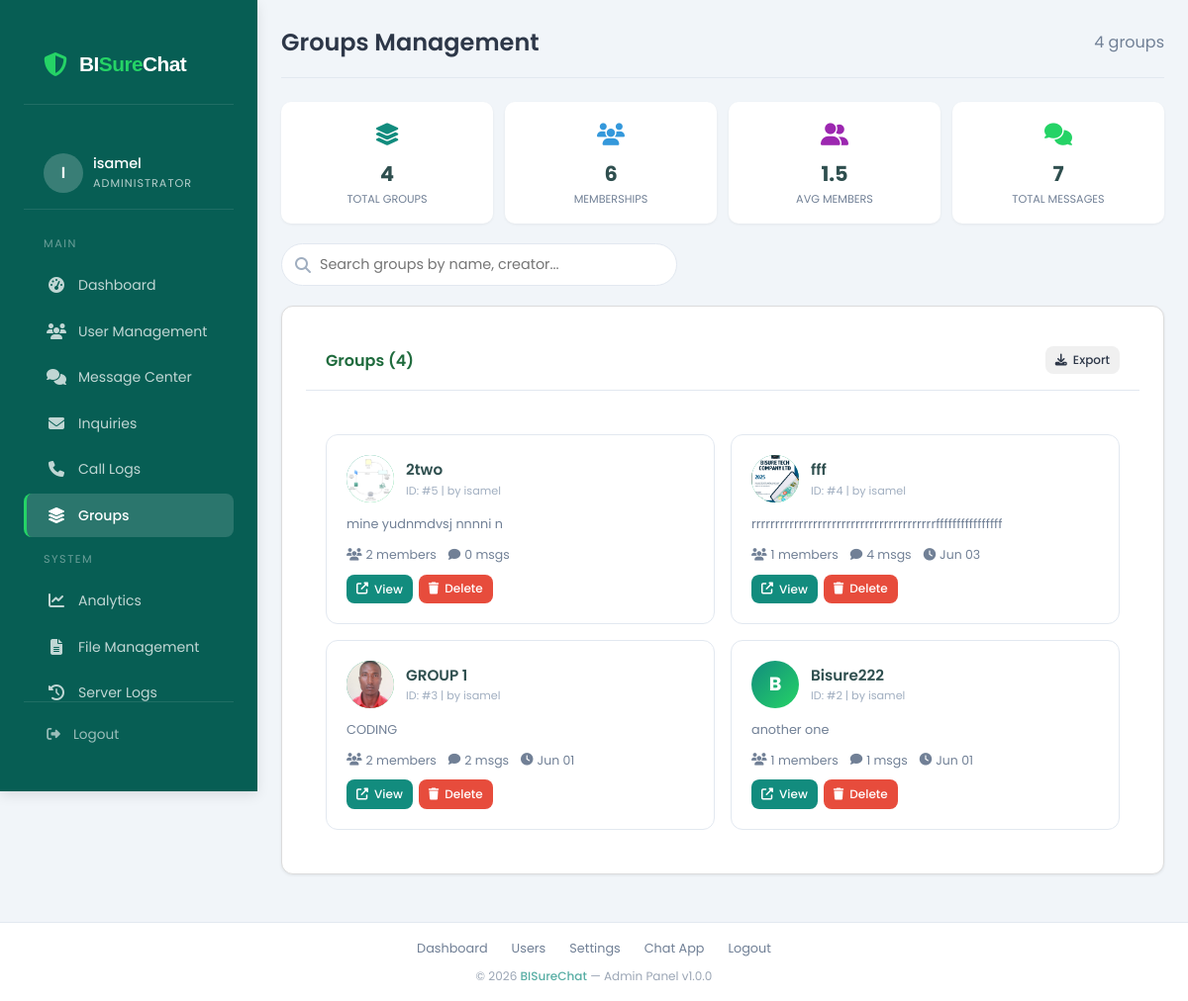
The app's page /admin/pages/groups.php (signed in) with its own data.
### tables this page shows
CREATE TABLE `groups_chat` (
  `id` bigint(20) UNSIGNED NOT NULL,
  `conversation_id` bigint(20) UNSIGNED NOT NULL,
  `group_name` varchar(150) NOT NULL,
  `group_photo` varchar(255) DEFAULT NULL,
  `description` text DEFAULT NULL,
  `created_by` bigint(20) UNSIGNED NOT NULL,
  `created_at` timestamp NOT NULL DEFAULT current_timestamp()
);

CREATE TABLE `users` (
  `id` bigint(20) UNSIGNED NOT NULL,
  `uuid` char(36) NOT NULL,
  `fullname` varchar(150) NOT NULL,
  `username` varchar(50) NOT NULL,
  `email` varchar(255) NOT NULL,
  `phone` varchar(30) DEFAULT NULL,
  `password_hash` varchar(255) NOT NULL,
  `profile_photo` varchar(255) DEFAULT NULL,
  `bio` varchar(255) DEFAULT NULL,
  `status_message` varchar(255) DEFAULT 'Available',
  `role` enum('normal','admin') NOT NULL DEFAULT 'normal',
  `auth` varchar(5) NOT NULL DEFAULT 'yes',
  `is_verified` tinyint(1) DEFAULT 0,
  `is_online` tinyint(1) DEFAULT 0,
  `last_seen` datetime DEFAULT NULL,
  `created_at` timestamp NOT NULL DEFAULT current_timestamp(),
  `updated_at` timestamp NOT NULL DEFAULT current_timestamp() ON UPDATE current_timestamp()
);

### admin/pages/groups.php (the view, shortened to what this page needs)
<?php
require_once __DIR__ . '/../../config/db.php';
$page = isset($_GET['page']) ? max(1, intval($_GET['page'])) : 1;
$perPage = 12;
$offset = ($page - 1) * $perPage;
$search = isset($_GET['search']) ? trim($_GET['search']) : '';
$whereSQL = "1=1";
$params = [];
$types = "";
$countQuery = "
    SELECT COUNT(DISTINCT g.id) as total
    FROM groups_chat g
    LEFT JOIN users u ON g.created_by = u.id
    LEFT JOIN group_members gm ON g.id = gm.group_id
    WHERE $whereSQL
";
$countStmt = $conn->prepare($countQuery);
$countStmt->execute();
$totalRows = $countStmt->get_result()->fetch_assoc()['total'];
$query = "
    SELECT
        g.id, g.group_name, g.group_photo, g.description, g.created_at,
        g.conversation_id,
        u.fullname as creator_name, u.username as creator_username,
        COUNT(DISTINCT gm.user_id) as member_count,
        COUNT(DISTINCT m.id) as message_count,
        MAX(m.created_at) as last_activity
    FROM groups_chat g
    LEFT JOIN users u ON g.created_by = u.id
    LEFT JOIN group_members gm ON g.id = gm.group_id
    LEFT JOIN messages m ON g.conversation_id = m.conversation_id AND m.is_deleted = 0
    WHERE $whereSQL
    GROUP BY g.id
    ORDER BY g.created_at DESC
    LIMIT ? OFFSET ?
";
$params[] = $perPage;
$params[] = $offset;
$types .= "ii";
$stmt = $conn->prepare($query);
$stmt->bind_param($types, ...$params);
$stmt->execute();
$result = $stmt->get_result();
$statsQuery = "
    SELECT
        COUNT(*) as total_groups,
        SUM(member_count) as total_memberships,
        AVG(member_count) as avg_members,
        SUM(message_count) as total_messages
    FROM (
        SELECT g.id, COUNT(DISTINCT gm.user_id) as member_count, COUNT(DISTINCT m.id) as message_count
        FROM groups_chat g
        LEFT JOIN group_members gm ON g.id = gm.group_id
        LEFT JOIN messages m ON g.conversation_id = m.conversation_id AND m.is_deleted = 0
        GROUP BY g.id
    ) stats
";
$statsResult = $conn->query($statsQuery);
$stats = $statsResult->fetch_assoc();
?>
<!DOCTYPE html>
<html lang="en">
<head>
    <link rel="stylesheet" href="https://cdnjs.cloudflare.com/ajax/libs/font-awesome/6.4.0/css/all.min.css">
    <link rel="stylesheet" href="../css/main.css">
</head>
<body>
    <?php include __DIR__ . '/../includes/sidebar.php'; ?>
    <div class="main-content">
        <div class="page-header">
            <h1 class="page-title">Groups Management</h1>
            <span style="color:#718096;"><?= $totalRows ?> groups</span>
        </div>
        <div class="stats-mini">
            <div class="stat-mini"><div class="si"><i class="fas fa-layer-group" style="color:#128C7E;"></i></div><div class="sn"><?= number_format($stats['total_groups'] ?? 0) ?></div><div class="sl">Total Groups</div></div>
            <div class="stat-mini"><div class="si"><i class="fas fa-users" style="color:#3498DB;"></i></div><div class="sn"><?= number_format($stats['total_memberships'] ?? 0) ?></div><div class="sl">Memberships</div></div>
            <div class="stat-mini"><div class="si"><i class="fas fa-user-friends" style="color:#9C27B0;"></i></div><div class="sn"><?= number_format($stats['avg_members'] ?? 0, 1) ?></div><div class="sl">Avg Members</div></div>
            <div class="stat-mini"><div class="si"><i class="fas fa-comments" style="color:#25D366;"></i></div><div class="sn"><?= number_format($stats['total_messages'] ?? 0) ?></div><div class="sl">Total Messages</div></div>
        </div>
        <div class="search-bar">
            <form method="GET">
                <div class="search-box">
                    <i class="fas fa-search"></i>
                    <input type="text" name="search" placeholder="Search groups by name, creator..." value="<?= htmlspecialchars($search) ?>">
                </div>
            </form>
        </div>
        <div class="card">
            <div class="card-header">
                <h2 class="card-title">Groups (<?= $result->num_rows ?>)</h2>
                <button class="btn btn-secondary btn-sm" onclick="exportTable()"><i class="fas fa-download"></i> Export</button>
            </div>
            <?php if ($result->num_rows > 0): ?>
                <div class="groups-grid">
                    <?php while ($group = $result->fetch_assoc()):
                        $creatorName = $group['creator_name'] ?? $group['creator_username'] ?? 'Unknown';
                    ?>
                        <div class="group-card">
                            <div class="group-card-header">
                                <div class="group-avatar">
                                    <?php if (!empty($group['group_photo'])): ?>
                                        <img src="<?= htmlspecialchars('../../uploads/images/' . $group['group_photo']) ?>" alt="Group">
                                    <?php else: ?>
                                        <?= strtoupper(substr($group['group_name'], 0, 1)) ?>
                                    <?php endif; ?>
                                </div>
                                <div class="group-info">
                                    <div class="group-name"><?= htmlspecialchars($group['group_name']) ?></div>
                                    <div class="group-id">ID: #<?= $group['id'] ?> | by <?= htmlspecialchars($creatorName) ?></div>
                                </div>
                            </div>
                            <?php if (!empty($group['description'])): ?>
                                <div class="group-desc"><?= htmlspecialchars($group['description']) ?></div>
                            <?php endif; ?>
                            <div class="group-stats">
                                <span><i class="fas fa-users"></i> <?= $group['member_count'] ?> members</span>
                                <span><i class="fas fa-comment"></i> <?= $group['message_count'] ?> msgs</span>
                                <?php if ($group['last_activity']): ?>
                                    <span><i class="fas fa-clock"></i> <?= date('M d', strtotime($group['last_activity'])) ?></span>
                                <?php endif; ?>
                            </div>
                            <div class="group-actions">
                                <a href="../../groups/group_chat?group_id=<?= $group['id'] ?>" class="btn btn-primary btn-sm"><i class="fas fa-external-link-alt"></i> View</a>
                                <button class="btn btn-danger btn-sm" onclick="openDeleteModal(<?= $group['id'] ?>, '<?= addslashes($group['group_name']) ?>')"><i class="fas fa-trash"></i> Delete</button>
                            </div>
                        </div>
                    <?php endwhile; ?>
                </div>
            <?php endif; ?>
        </div>
    </div>
    <?php include __DIR__ . '/../includes/footer.php'; ?>
</body>
</html>

### admin/includes/sidebar.php (shortened to what this page needs)
<?php
$current_page = basename($_SERVER['PHP_SELF'], '.php');
$admin_name = $_SESSION['fullname'] ?? $_SESSION['username'] ?? 'Admin';
$admin_avatar = strtoupper(substr($admin_name, 0, 1));
?>
<link rel="stylesheet" href="https://cdnjs.cloudflare.com/ajax/libs/font-awesome/6.4.0/css/all.min.css">
<aside class="sidebar" id="sidebar">
    <div class="sidebar-header">
        <i class="fas fa-shield-alt"></i>
        <div class="sidebar-logo">BI<span>Sure</span>Chat</div>
    </div>
    <div class="sidebar-user">
        <div class="sidebar-user-avatar"><?= $admin_avatar ?></div>
        <div class="sidebar-user-info">
            <div class="sidebar-user-name"><?= htmlspecialchars($admin_name) ?></div>
            <div class="sidebar-user-role">Administrator</div>
        </div>
    </div>
    <ul class="sidebar-nav">
        <li class="nav-section">Main</li>
        <li>
            <a href="dashboard" class="<?= $current_page == 'dashboard' || $current_page == 'index' ? 'active' : '' ?>">
                <i class="fas fa-tachometer-alt"></i> Dashboard
            </a>
        </li>
        <li>
            <a href="users" class="<?= $current_page == 'users' ? 'active' : '' ?>">
                <i class="fas fa-users"></i> User Management
            </a>
        </li>
        <li>
            <a href="messages" class="<?= $current_page == 'messages' ? 'active' : '' ?>">
                <i class="fas fa-comments"></i> Message Center
            </a>
        </li>
        <li>
            <a href="answer_inquiries" class="<?= $current_page == 'answer_inquiries' ? 'active' : '' ?>">
                <i class="fas fa-envelope"></i> Inquiries
            </a>
        </li>
        <li>
            <a href="calls" class="<?= $current_page == 'calls' ? 'active' : '' ?>">
                <i class="fas fa-phone"></i> Call Logs
            </a>
        </li>
        <li>
            <a href="groups" class="<?= $current_page == 'groups' ? 'active' : '' ?>">
                <i class="fas fa-layer-group"></i> Groups
            </a>
        </li>
        <li class="nav-section">System</li>
        <li>
            <a href="analytics" class="<?= $current_page == 'analytics' ? 'active' : '' ?>">
                <i class="fas fa-chart-line"></i> Analytics
            </a>
        </li>
        <li>
            <a href="files" class="<?= $current_page == 'files' ? 'active' : '' ?>">
                <i class="fas fa-file-alt"></i> File Management
            </a>
        </li>
        <li>
            <a href="server_logs" class="<?= $current_page == 'server_logs' ? 'active' : '' ?>">
                <i class="fas fa-history"></i> Server Logs
            </a>
        </li>
    </ul>
    <div class="sidebar-footer">
        <a href="../../auth/logout">
            <i class="fas fa-sign-out-alt"></i> Logout
        </a>
    </div>
</aside>

### admin/includes/footer.php (shortened to what this page needs)
<footer class="admin-footer">
    <div class="footer-links">
        <a href="dashboard">Dashboard</a>
        <a href="users">Users</a>
        <a href="settings">Settings</a>
        <a href="../../chat/chats">Chat App</a>
        <a href="../../auth/logout">Logout</a>
    </div>
    <div class="footer-copyright">
        &copy; <?= date('Y') ?> <span>BISureChat</span> — Admin Panel v1.0.0
    </div>
</footer>
</body>
</html>

### admin/css/main.css (style rules this page uses)
:root { --primary: #2E8B57; --primary-dark: #1F6B3D; --primary-light: #3CB371; --secondary: #4682B4; --secondary-dark: #36648B; --secondary-light: #5F9EA0; --accent: #9370DB; --success: #4ADE80; --danger: #FF4500; --warning: #FFA500; --info: #00BFFF; --light: #F5F5F5; --dark: #1E293B; --text-light: #FFFFFF; --text-dark: #2F4F4F; --text-muted: #708090; --border: #DCDCDC; --shadow-sm: 0 1px 3px rgba(0, 0, 0, 0.08); --shadow-md: 0 4px 12px rgba(0, 0, 0, 0.1); --shadow-lg: 0 8px 24px rgba(0, 0, 0, 0.12); --transition: all 0.3s cubic-bezier(0.4, 0, 0.2, 1); --radius-sm: 8px; --radius-md: 12px; --radius-lg: 16px; --radius-full: 9999px; }
* { margin: 0; padding: 0; box-sizing: border-box; }
body { font-family: 'Poppins', -apple-system, BlinkMacSystemFont, sans-serif; background-color: #f1f5f9; color: var(--text-dark); line-height: 1.6; }
.sidebar { background: linear-gradient(135deg, var(--primary-dark) 0%, var(--primary) 100%); color: var(--text-light); padding: 1.5rem; position: sticky; top: 0; height: 100vh; box-shadow: var(--shadow-md); z-index: 10; }
.sidebar-header { display: flex; align-items: center; gap: 0.75rem; margin-bottom: 2rem; padding-bottom: 1rem; border-bottom: 1px solid rgba(255, 255, 255, 0.1); }
.sidebar-logo { font-family: 'Montserrat', sans-serif; font-size: 1.25rem; font-weight: 700; }
.sidebar-logo span { color: var(--secondary-light); }
.sidebar-nav { list-style: none; }
.sidebar-nav li { margin-bottom: 0.5rem; }
.sidebar-nav a { display: flex; align-items: center; gap: 0.75rem; padding: 0.75rem 1rem; color: rgba(255, 255, 255, 0.8); text-decoration: none; border-radius: var(--radius-sm); transition: var(--transition); }
.sidebar-nav a:hover, .sidebar-nav a.active { background: rgba(255, 255, 255, 0.1); color: var(--text-light); }
.sidebar-nav i { width: 20px; text-align: center; }
.main-content { padding: 2rem; overflow-x: hidden; }
.card { background-color: var(--light); border-radius: var(--radius-md); box-shadow: var(--shadow-sm); padding: 1.5rem; margin-bottom: 1.5rem; transition: var(--transition); border: 1px solid var(--border); }
.card-header { display: flex; justify-content: space-between; align-items: center; margin-bottom: 1.5rem; padding-bottom: 1rem; border-bottom: 1px solid var(--border); }
.card-title { font-size: 1.25rem; font-weight: 600; color: var(--primary-dark); }
.btn { display: inline-flex; align-items: center; justify-content: center; gap: 0.5rem; padding: 0.75rem 1.5rem; font-family: inherit; font-size: 0.9rem; font-weight: 500; border: none; border-radius: var(--radius-sm); cursor: pointer; transition: var(--transition); }
.btn-sm { padding: 0.5rem 1rem; font-size: 0.8rem; }
.btn-primary { background-color: var(--primary); color: var(--text-light); }
.btn-secondary { background-color: var(--secondary); color: var(--text-light); }
.btn-danger { background-color: var(--danger); color: var(--text-light); }

### admin/includes/footer.php (style rules this page uses)
.admin-footer { background: #ffffff; border-top: 1px solid #E2E8F0; padding: 1rem 1.5rem; text-align: center; font-size: 0.8rem; color: #718096; margin-top: auto; }
.admin-footer .footer-links { display: flex; justify-content: center; gap: 1.5rem; margin-bottom: 0.5rem; flex-wrap: wrap; }
.admin-footer .footer-links a { color: #718096; text-decoration: none; transition: color 0.2s; }
.admin-footer .footer-copyright { font-size: 0.75rem; opacity: 0.7; }
.admin-footer .footer-copyright span { color: #128C7E; font-weight: 500; }

### records on screen
groups_chat: group_photo (picture), group_name "2two", id "5", created_by.fullname "isamel", description "mine yudnmdvsj nnnni n", member_count "2", message_count "0"
groups_chat: group_photo (picture), group_name "fff", id "4", created_by.fullname "isamel", description "rrrrrrrrrrrrrrrrrrrrrrrrrrrrrrrrrrrrrrrffffffffffffffff", member_count "1", message_count "4", last_activity "Jun 03"
groups_chat: group_photo (picture), group_name "GROUP 1", id "3", created_by.fullname "isamel", description "CODING", member_count "2", message_count "2", last_activity "Jun 01"
groups_chat: group_name "B", group_name "Bisure222", id "2", created_by.fullname "isamel", description "another one", member_count "1", message_count "1", last_activity "Jun 01"

### other values on screen
$admin_avatar "I"
$admin_name "isamel"
$totalRows "4"
$stats['total_groups'] "4"
$stats['total_memberships'] "6"
$stats['avg_members'] "1.5"
$stats['total_messages'] "7"
$result->num_rows "4"
